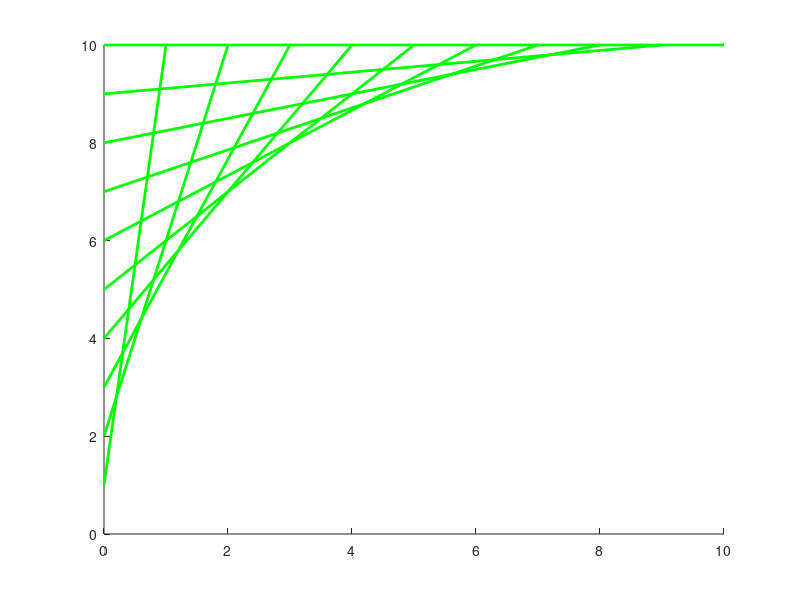

This chart was generated by the following MATLAB code:
%% intro to plotting
clear, clc % clear bg processes + command window
figure(1), clf % ope clean figure 1 window

% plot(x(coords of plots),y,customizations)
plot([1 2], [1 1], 'Color','red','LineWidth',2)
hold on % addition of plot
plot([1,2],[0,2], 'Color', 'green', 'LineWidth', 3)

%% loops
clear, clc
n = 10; % index range
numbers = 1:n;% array

for i = numbers
    disp(['The square of ' num2str(i) ' is ' num2str(i^2)])
    pause(.5)
end

%% 

clear, clc
n = 10;
figure(1), clf % inititate figure
set(gca, 'ylim', [0 n], 'Color', [0 0 0])
hold on

for i = 1:n
    plot([i 0], [n i], 'LineWidth', 2, 'Color', 'green')
    pause(1)
end




